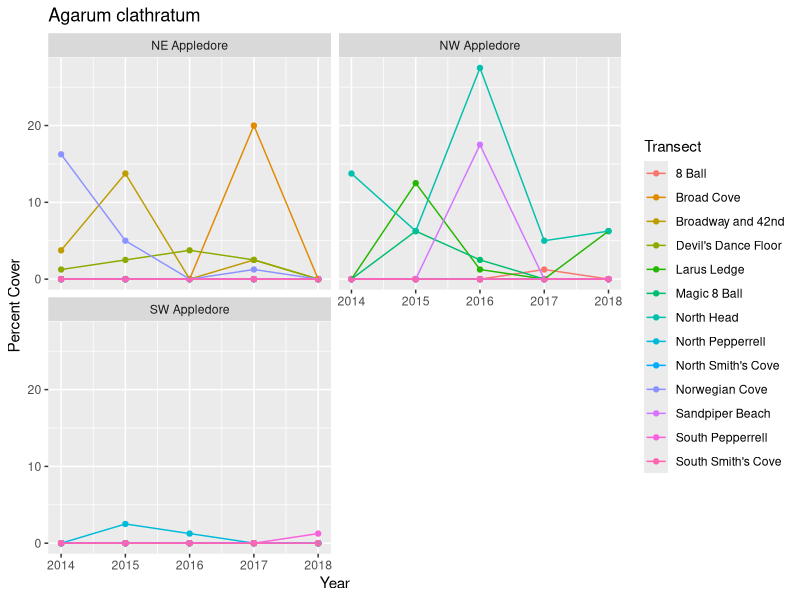
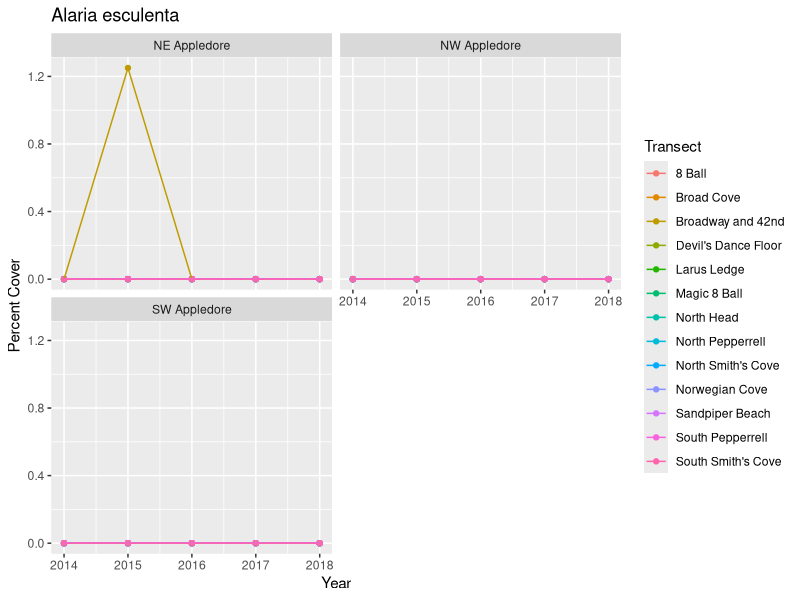
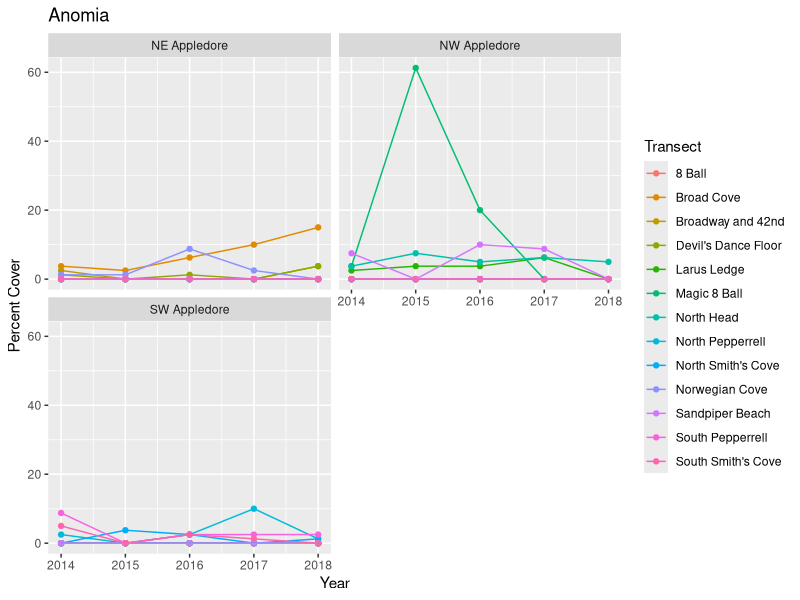
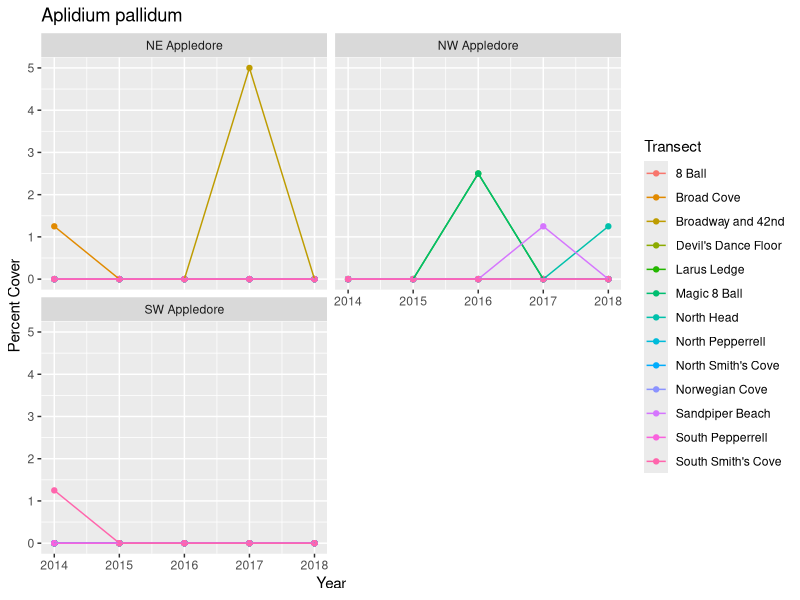
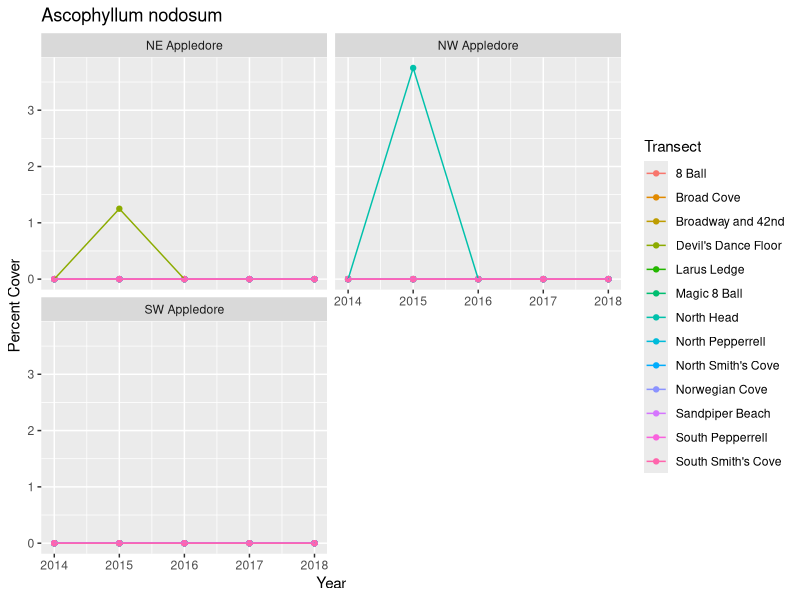
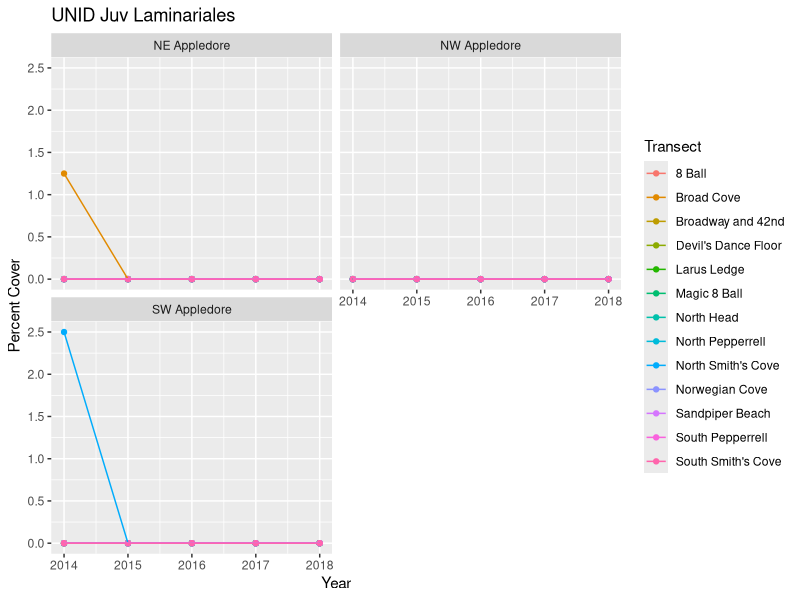
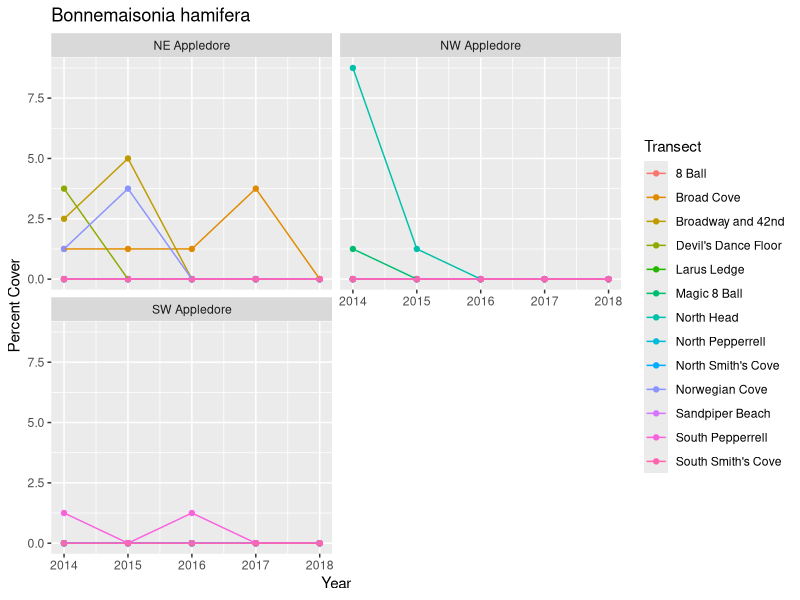
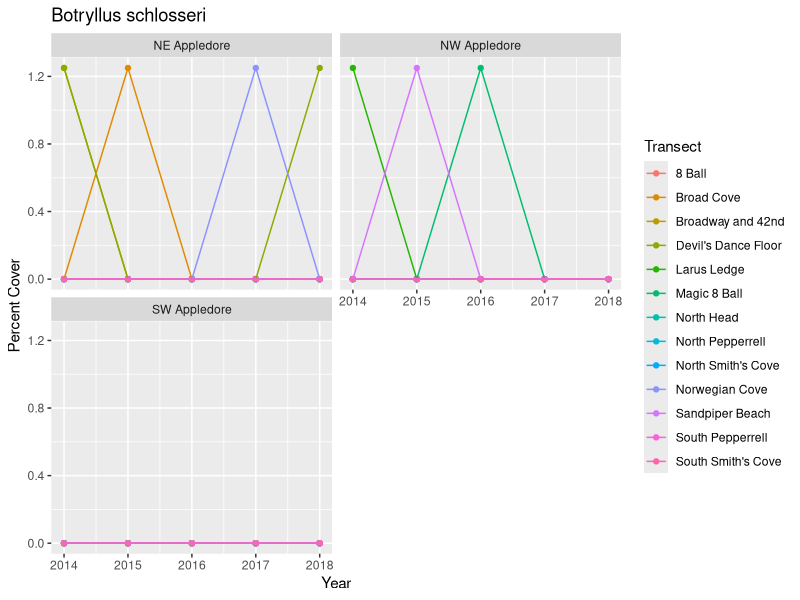

Source code (R) for these figures, in order:
## ---- chunk 1
knitr::opts_chunk$set(echo = TRUE)
knitr::opts_knit$set(root.dir = here::here())
## ---- chunk 2
library(dplyr)
library(readr)
library(purrr)
library(ggplot2)
library(glmmTMB)
library(broom.mixed)
library(tidyr)

upc <- read_csv("data/keen/keen_cover.csv") %>%
  tidyr::drop_na(SPECIES) %>%
  tidyr::drop_na(SITE) %>%
  tidyr::drop_na(TRANSECT) %>%
  filter(TRANSECT != "NA") %>%
  filter(DIVISION.FAMILY != "Echinoderms") %>%
  filter(DIVISION.FAMILY != "Arthropods") %>%
  
  # filter(is.na(SIZE) | SIZE == "<10cm") %>%
  # filter(!(SP_CODE %in% c("CUFR", "CYLU",
  #                         "MYOC", "MYSC",
  #                         "ULSP", "TAAD"))) %>% #too few obs
  complete(YEAR, SITE, SP_CODE, TRANSECT,
           fill = list(PERCENT_COVER = 0)) %>% #because data is long
  group_by(SP_CODE) %>% #fix NAs creates
  mutate(SPECIES = na.omit(unique(SPECIES)),) %>%
  ungroup()

knitr::kable(upc %>%
               select(SP_CODE, SPECIES) %>%
               group_by(SP_CODE, SPECIES) %>% 
               slice(1L) %>% 
               ungroup(),
             "html") %>%
  kableExtra::kable_styling()
## ---- chunk 3
tseries_plot <- function(adf){
  
  ggplot(adf,
         aes(y = PERCENT_COVER, x = YEAR,
             color = TRANSECT)) +
    geom_point() +
    geom_line() +
    facet_wrap(~SITE, nrow = 2) +
    labs(color = "Transect", 
         y = "Percent Cover",  x = "Year",
         title = adf$SPECIES[1])
}

tseries_fun <- function(adf){
  glmmTMB(PERCENT_COVER/100+0.001 ~ YEAR * SITE,
               data = adf,
               family = beta_family())
  
}

generate_output <- function(adf){
  cat(paste0("## ", adf$SP_CODE[1], " ", adf$SPECIES[1], "  \n<br>"))
  
  tseries_plot(adf) %>% print()

  if(sum(adf$PERCENT_COVER>10) > 15){
  tseries_fun(adf) %>%
    car::Anova(test.statistic  = "Chisq") %>%
    tidy() %>%
    knitr::kable("html", digits = 3) %>%
    kableExtra::kable_styling() %>%
    print
  }
  
  cat("\n\n")
}
## ---- chunk 4
walk(split(upc, upc$SP_CODE), generate_output)
